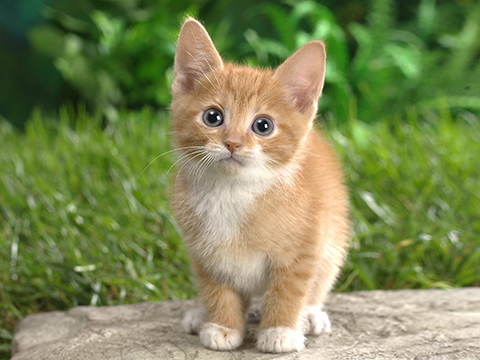
#> input picture 03. 키보드와 마우스 이벤트 처리/cat.jpg, 480 x 360 px
$ python 07.pixel_access_2.py
#> lines starting #> are read from the running program, lines starting #| are printed output that depends on the picture
# set all red channels to 0

import cv2

img = cv2.imread('cat.jpg', cv2.IMREAD_UNCHANGED)
#> img is the input picture: shape (360, 480, 3); mean B, G, R 85.7, 136, 125.8
cv2.imshow('org', img)

img[:,:,2] = 0
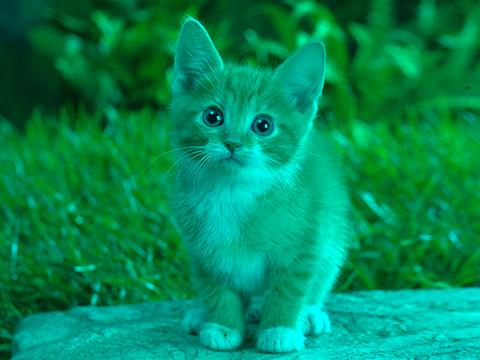
#> img: shape (360, 480, 3); mean B, G, R 85.7, 136, 0

cv2.imshow('cvt',img)
cv2.waitKey()

# [Quiz]
# 1. cat이미지의 명도를 1/2로 줄인 half 이미지와
# 2. cat이미지의 명도를 2배로 늘린 twice 이미지를 생성하세요.

$ run again, with 03. 키보드와 마우스 이벤트 처리/road.jpg copied over 03. 키보드와 마우스 이벤트 처리/cat.jpg
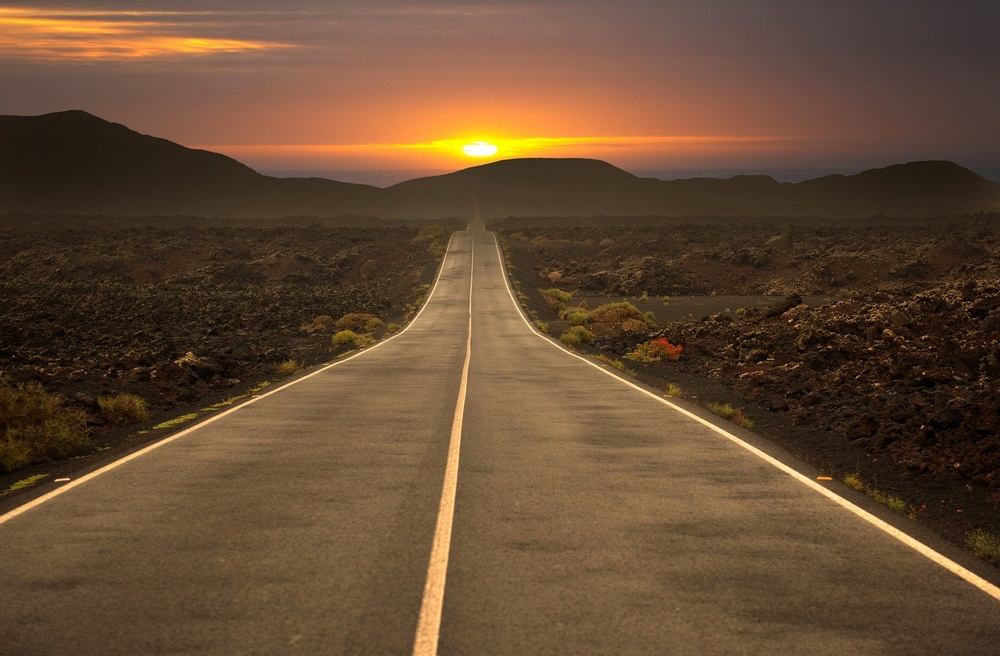
#> input picture 03. 키보드와 마우스 이벤트 처리/road.jpg, 1000 x 656 px, shrunk from 1920 x 1260 before the run
#> img is the input picture: shape (656, 1000, 3); mean B, G, R 51.2, 74.3, 100.9
#> `img[:,:,2] = 0`:
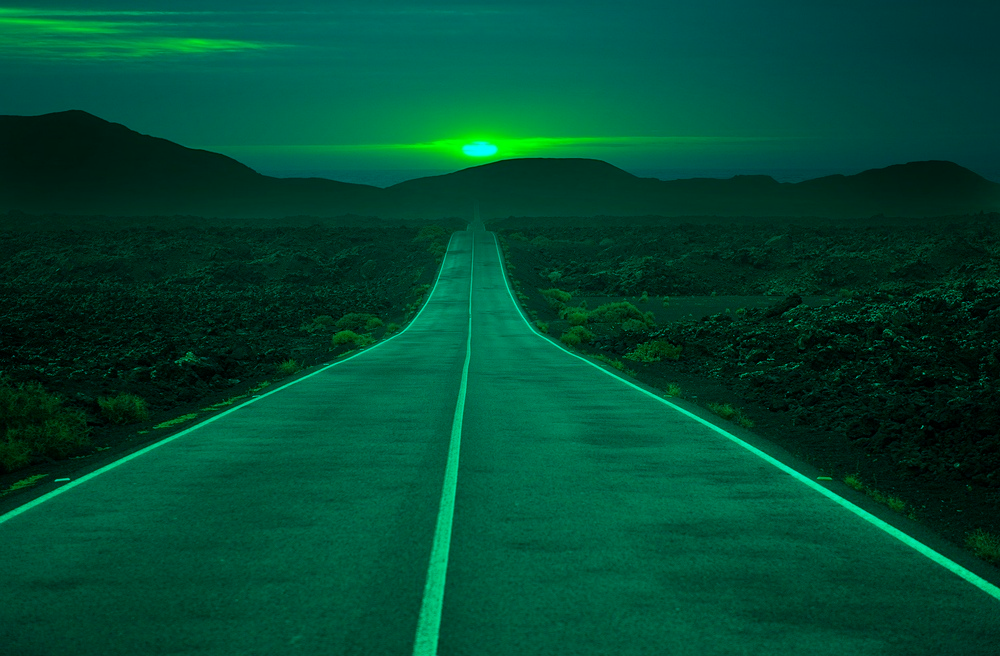
#> img: shape (656, 1000, 3); mean B, G, R 51.2, 74.3, 0
